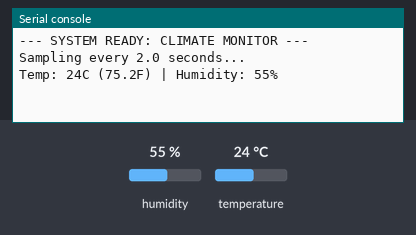
Simulated run of this program. Board: Raspberry Pi Pico running MicroPython. On the bench: the last lines printed to the serial console. The test bench sets the inputs (shaded band); at power-on: humidity 55 %, temperature 24 °C.

Above: at 1.2 s.
1.3 s: humidity set to 22 %
At 3.1 s:
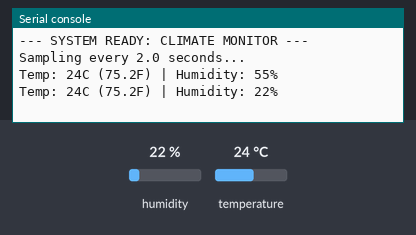
4.0 s: temperature set to 12 °C
At 5.4 s:
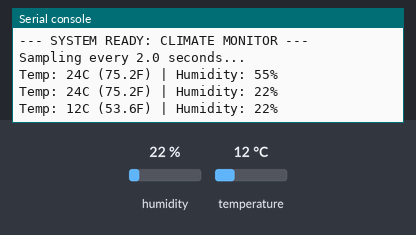
6.7 s: humidity set to 40 %
At 8.9 s:
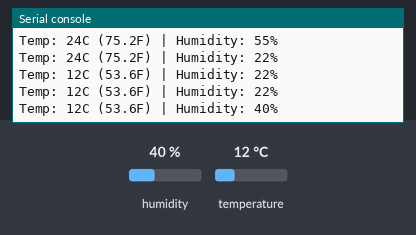
Timing chart, 0 to 10.4 s (numbered marks = the images above; inputs shaded):
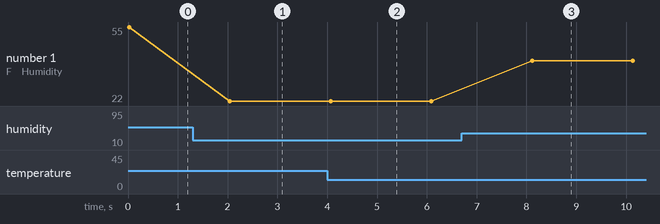

Measured:
- after the input at 1.3 s, the serial console: prints a new line after 0.75 s (image 1)
- after the input at 4.0 s, the serial console: prints a new line after 0.07 s (image 2)
- after the input at 6.7 s, the serial console: prints a new line after 1.4 s (image 3)
- plotted number 1: 55 → 22 after the input at 1.3 s, 22 → 40 after the input at 6.7 s

The program:

17_dht11.py
```python
# -----------------------------------------------------------------------------
# Lesson 17: Climate Monitoring (DHT11)
# -----------------------------------------------------------------------------
# Module: KY-015 Temperature & Humidity Sensor (DHT11)
# Goal: Measure both Temperature AND Humidity.
#
# ANATOMY:
# Uses a custom Single-Wire protocol (not I2C, not SPI).
# Requires the built-in 'dht' library.
#
# WIRING:
# - S (Signal) -> GP16
# - (Center)   -> 3.3V
# - (-)        -> GND
# -----------------------------------------------------------------------------

import machine
import dht
import time

class HardwareConfig:
    PIN_DHT = 16
    SAMPLE_RATE_SEC = 2.0 # DHT11 requires > 1.5s between reads

def main():
    # 1. Setup Sensor
    # The 'dht' library handles all the complex timing logic for us.
    try:
        sensor = dht.DHT11(machine.Pin(HardwareConfig.PIN_DHT))
    except Exception as e:
        print(f"Hardware Error: {e}")
        return

    print("--- SYSTEM READY: CLIMATE MONITOR ---")
    print(f"Sampling every {HardwareConfig.SAMPLE_RATE_SEC} seconds...")

    while True:
        try:
            # 2. Trigger Measurement
            sensor.measure()

            # 3. Read Values
            temp_c = sensor.temperature()
            hum = sensor.humidity()

            # Convert C -> F
            temp_f = (temp_c * 9/5) + 32

            print(f"Temp: {temp_c}C ({temp_f:.1f}F) | Humidity: {hum}%")

        except OSError:
            # Checksum failure or timeout (common with DHT sensors)
            print("Warning: Sensor Read Failed (Retrying...)")

        # 4. Wait
        time.sleep(HardwareConfig.SAMPLE_RATE_SEC)

if __name__ == "__main__":
    main()
```
